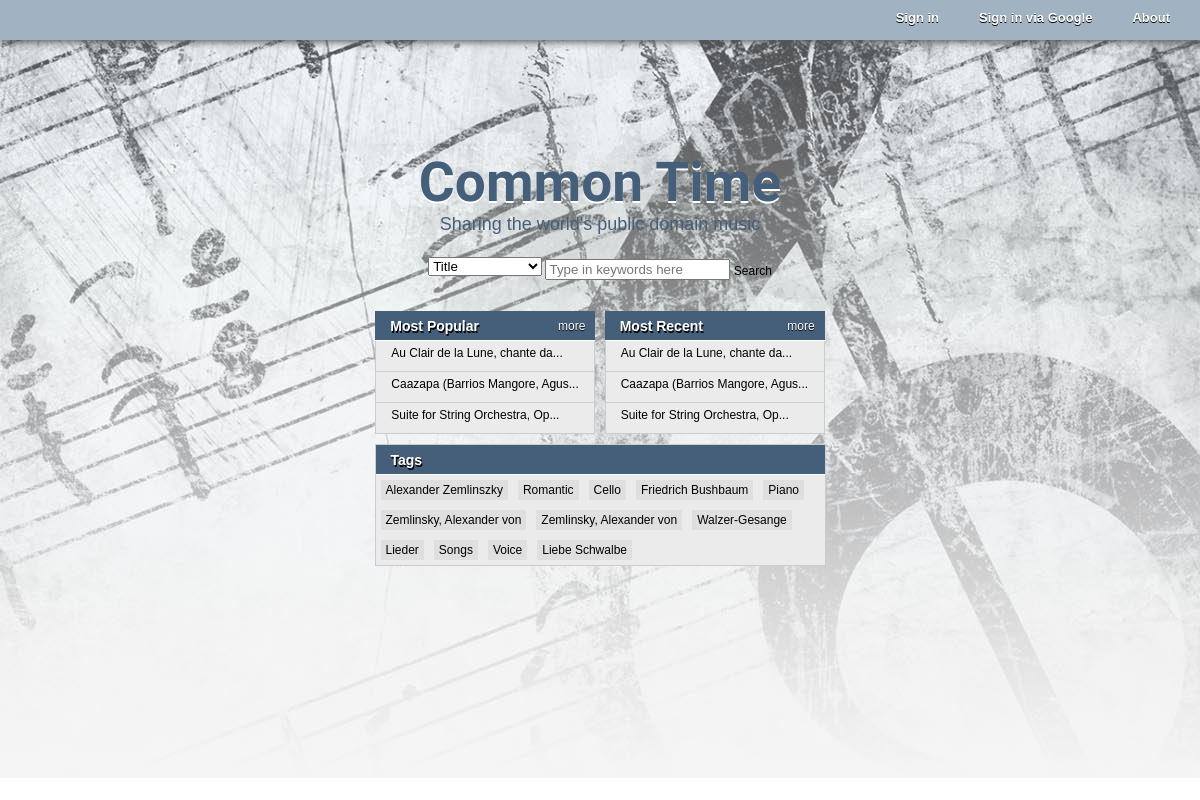
The page / on the database its author committed.
### tables this page shows
CREATE TABLE `CT_Score` (
  `id` int(11) NOT NULL AUTO_INCREMENT,
  `title` varchar(100) NOT NULL,
  `isFlagged` int(11) DEFAULT '0',
  `isPublic` int(11) NOT NULL DEFAULT '0',
  `composer` varchar(200) DEFAULT NULL COMMENT 'foreign key',
  `composeYear` int(11) DEFAULT NULL,
  `publishYear` int(11) DEFAULT NULL,
  `description` varchar(4000) DEFAULT NULL,
  `downloadLink` varchar(4000) DEFAULT 'assets/scores/sample.jpg',
  `downloads` int(11) NOT NULL DEFAULT '0',
  `likes` int(11) DEFAULT '0',
  `likeList` varchar(4000) DEFAULT NULL,
  `timestamp` int(11) NOT NULL DEFAULT '0',
  `uploadedBy` int(11) NOT NULL DEFAULT '0' COMMENT 'foreign key',
  `language` varchar(45) DEFAULT NULL,
  `opusNum` varchar(45) DEFAULT NULL,
  `key` varchar(45) DEFAULT NULL,
  PRIMARY KEY (`id`)
);

### index.php (the view, shortened to what this page needs)
<?php
require_once("functions.php");
?>
<!doctype html>
<html>
<head>
<link rel="stylesheet" href="http://code.jquery.com/ui/1.10.2/themes/smoothness/jquery-ui.css" />
<link rel="stylesheet" href="./assets/style.css">
<link rel="stylesheet" href="http://code.jquery.com/mobile/1.3.0/jquery.mobile-1.3.0.min.css" />
</head>
<body>
<div class="page">
<div id="bg"></div>
	<div class="top_nav">
    	<div class="topmenus">
        	<ul>
            	<li id="aboutPage">About</li>
                <?php
					if(!isset($_SESSION['primaryId']) || $_SESSION['primaryId'] == ''){
						echo('
							<li id="loginW">Sign in via Google</li>
			                <div id="loginWindow">
		                	<div id="formComponents">
        	                <form id="Form_keepSigned" action="index.php" method="get" data-ajax="false">
                	        	<input type="checkbox" name="keepSignedIn" value=1 id="keepSignedIn" data-role="none">
                    	        <input type="hidden" name="loginType" value=1>
                        		<label for="keepSignedIn">Keep me signed in</label>
            	            </form>
 		                    </div>
                			</div>
							<li id="loginWN">Sign in</li>
			                <div id="loginWindowN">
		                	<div id="formComponentsN">
        	                <form id="Form_keepSignedN" action="index.php" method="post" data-ajax="false">
								<input type="text" name="userEmail" placeholder="Email"><input type="password" placeholder="Password" name="userPw">
                	        	<input type="checkbox" name="keepSignedInN" value=1 id="keepSignedInN" data-role="none">
								<label for="keepSignedInN">Keep me signed in</label>
                    	        <input type="hidden" name="loginType" value=2>
								<div data-role="fieldcontain">
									<input type="submit" id="normal_signin" value="Sign in"><input type="button" id="normal_signup" value="Sign up"><input type="button" id="normal_help" value="Help!">
								</div>
            	            </form>
 		                    </div>
                			</div>
						');
					}else{
						echo("<li id='logOut'>Log out</li>");
						echo("<li id='userPanel'>".$_SESSION['firstName']."</li>");
						echo("<li id='upload' onclick=location.href='upload.php'>Upload a score</li>");
					}
				?>
        	</ul>
        </div>
    </div>
    <div class="main_layout">
    	<div class="main_center">
    		<span id="logotitle">
        	Common Time</span><br><span id="logoheader">Sharing the world's public domain music<br><br></span>
            <form id="searchForm" method="get" action="browse.php" data-ajax="false" >
            	<div class="t1">
            	<select id="srchType" name="srchType" data-inline="true" data-corners="false">
                    <option value="title">Title</option>
            	</select>
                </div>
                <div class="t2">
                	<input data-inline="true" type="text" id="keyword" name="keyword" placeholder="Type in keywords here">
                </div>
                <div class="t3">
                    <a data-role="button" onclick="$('#searchForm').submit()" id="submit">Search</a>
                </div>
            </form>
            <br>
            <div class="mostList" id="pop"><div class="moreBtn">more</div>
            	<span class="mostListHeader">Most Popular</span>
                <ul>
                	<?php
					$query = "SELECT * FROM CT_Score ORDER BY id DESC;";
					$result = mysql_query($query, $connect);
					while($data=mysql_fetch_array($result)){
						if(strlen($data['title'])>30){
							$title = substr($data['title'], 0, 30)."...";
						}else{
							$title = $data['title'];
						}
						echo('<li class="most" style="cursor: pointer" data-link='.htmlentities($data['id']).'>'.htmlentities($title).'</li>');
					}
					?>
                </ul>
            </div>
            <div class="mostList" id="rec"><div class="moreBtn">more</div>
            	<span class="mostListHeader">Most Recent</span>
            	<ul>
                	<?php
					$query = "SELECT * FROM CT_Score ORDER BY id DESC;";
					$result = mysql_query($query, $connect);
					while($data=mysql_fetch_array($result)){
						if(strlen($data['title'])>30){
							$title = substr($data['title'], 0, 30)."...";
						}else{
							$title = $data['title'];
						}
						echo('<li class="most" style="cursor: pointer" data-link='.htmlentities($data['id']).'>'.htmlentities($title).'</li>');
					}
					?>
                </ul>
            </div>
            <br><div class="tagList">
            	<span class="tagListHeader">Tags</span>
            	<?php
				$queryTags = "SELECT tag FROM CT_ScoreTag;";
				$resultTags = mysql_query($queryTags, $connect);
				while($dataTags = mysql_fetch_array($resultTags)){
					echo("<span class='tags' data-link='browse.php?srchType=tag&keyword=".$dataTags['tag']."'>".htmlentities($dataTags['tag'])."</span>");
				}
				?>
            </div>
        </div>
    </div>
</div>
</body>
</html>

### assets/style.css (style rules this page uses)
a { text-decoration: none; }
body { margin: 0px; font-family: Helvetica, Arial; font-size: 12px; }
#bg { float: right; width: 100%; height: 100%; position: absolute; background: url('images/bg2.jpg') top right no-repeat; }
.top_nav { position: absolute; top: 0px; height: 40px; width: 100%; background-color: #A1B3C3; box-shadow: 0 2px 8px #555; }
.top_nav .topmenus { position: relative; float: right; margin-right: 10px; }
.top_nav ul { list-style: none; margin: 0; }
.top_nav ul li { display: inline-block; color: #fff; font-size: 13px; font-weight: bold; text-shadow: 0 1px 0 #000; float: right; height: 20px; padding-top: 10px; padding-bottom: 10px; padding-left: 20px; padding-right: 20px; cursor: pointer; }
.main_layout { position: absolute; top: 50px; width: 100%; text-align: center; }
.main_center { position: relative; text-align: center; top: 100px; }
#logotitle { font-family: Kotta One; font-size: 55px; text-shadow: 0 2px 0 #fff; color: #455F7B; font-weight: bold; cursor: pointer; }
#logoheader { font-weight: 100; font-family: Helvetica, Arial; font-size: 18px; color: #455F7B; }
.t1 { position: relative; display: inline-block; }
.t2 { position: relative; top: 3px; display: inline-block; }
.t3 { position: relative; top: 4px; display: inline-block; }
.moreBtn { float: right; padding-right: 5px; padding-left: 5px; padding-top: 3px; padding-bottom: 3px; color: #fff; text-shadow: 0px 1px 1px #000; position: relative; top: 25px; right: 5px; }
.mostList { position: relative; display: inline-block; width: 220px; padding-left: 3px; padding-right: 3px; }
.mostList ul { list-style: none; padding: 0; margin: 0; }
.mostList ul li { height: 20px; background-color: #EBEBEB; text-align: left; color: #000; padding-left: 15px; padding-top: 5px; padding-bottom: 5px; border-bottom: solid 1px #ccc; border-left: solid 1px #ccc; border-right: solid 1px #ccc; }
.mostList .mostListHeader { text-align: left; height: 22px; font-size: 14px; font-weight: bold; color: #FFF; text-shadow: 1px 2px 0 #000; display: inline-block; width: 205px; background-color: #455F7B; border-bottom: solid 1px #fff; padding-top: 7px; padding-left: 15px; }
.tagList { margin-top: 10px; text-align: left; position: relative; display: inline-block; width: 449px; background-color: #EBEBEB; border: solid 1px #ccc; }
.tagList .tagListHeader { text-align: left; height: 22px; font-size: 14px; font-weight: bold; color: #FFF; text-shadow: 1px 2px 0 #000; display: inline-block; width: 434px; background-color: #455F7B; border-bottom: solid 1px #fff; padding-top: 7px; padding-left: 15px; }
.tags { display: inline-block; padding-left: 5px; padding-right: 5px; padding-top: 3px; padding-bottom: 3px; background-color: #dfdfdf; margin: 5px; cursor: pointer; }

### rows shown on the page
ct_score: title "Au Clair de la Lune, chante da..."
ct_score: title "Caazapa (Barrios Mangore, Agus..."
ct_score: title "Suite for String Orchestra, Op..."

### other values the page prints
$dataTags['tag'] "Alexander Zemlinszky"
$dataTags['tag'] "Romantic"
$dataTags['tag'] "Cello"
$dataTags['tag'] "Friedrich Bushbaum"
$dataTags['tag'] "Piano"
$dataTags['tag'] "Zemlinsky, Alexander von"
$dataTags['tag'] "Walzer-Gesange"
$dataTags['tag'] "Lieder"
$dataTags['tag'] "Songs"
$dataTags['tag'] "Voice"
$dataTags['tag'] "Liebe Schwalbe"
